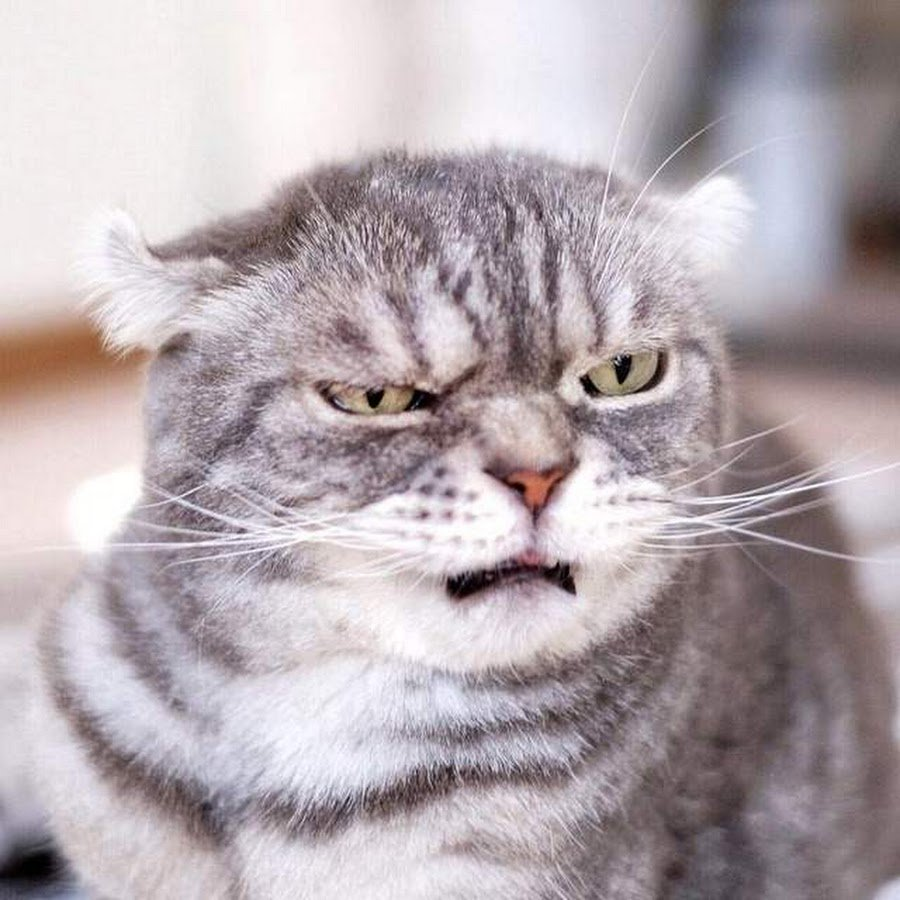
#> input picture python/lab3/cat1.bmp, 900 x 900 px
$ python defend.py
#> lines starting #> are read from the running program, lines starting #| are printed output that depends on the picture
# Паншин Сергей ИУ7-23Б
# Перевести картинку в негатив

from PIL import Image

file_name = 'cat1.bmp'

img = Image.open('cat1.bmp')
#> img is the input picture: PIL image 900x900 RGB; mean R, G, B 180.6, 169.8, 174.8

for y in range(img.height):
    for x in range(img.height):
        r, g, b = img.getpixel((x, y))

        img.putpixel((x, y), (255-r, 255-g, 255-b))
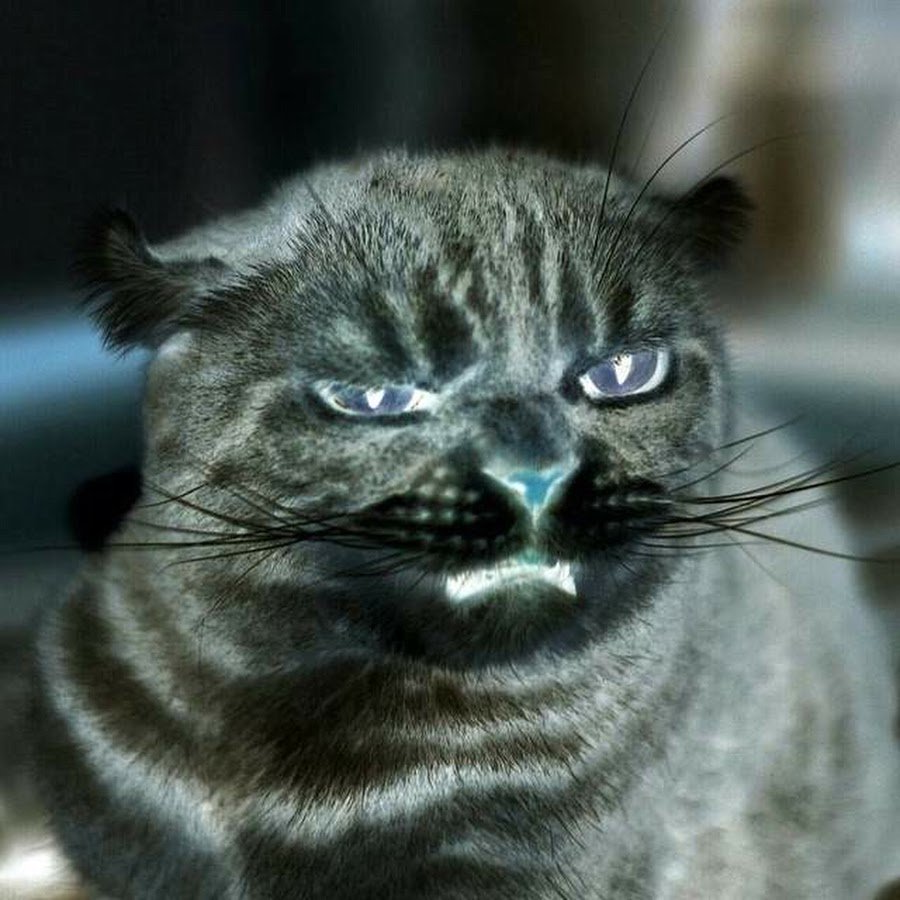
#> img: PIL image 900x900 RGB; mean R, G, B 74.4, 85.2, 80.2

img.save("neg_" + file_name)
